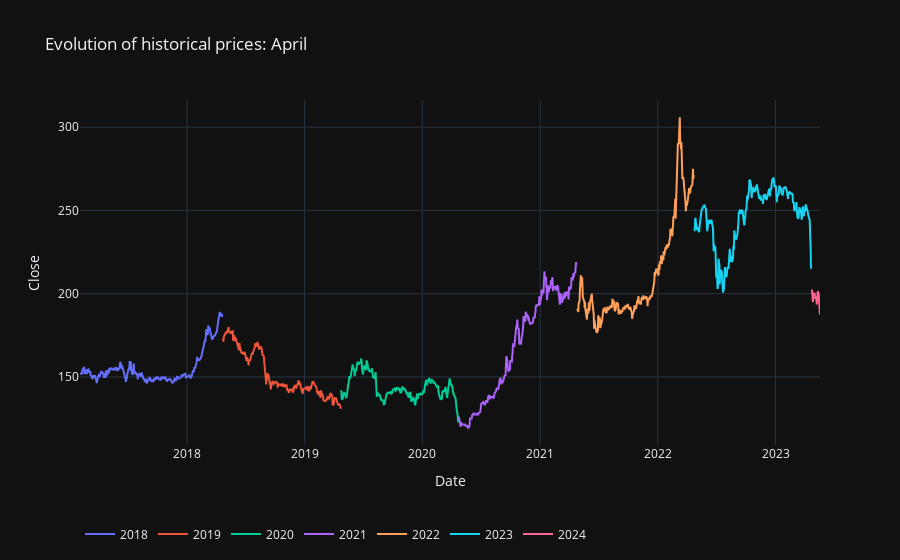
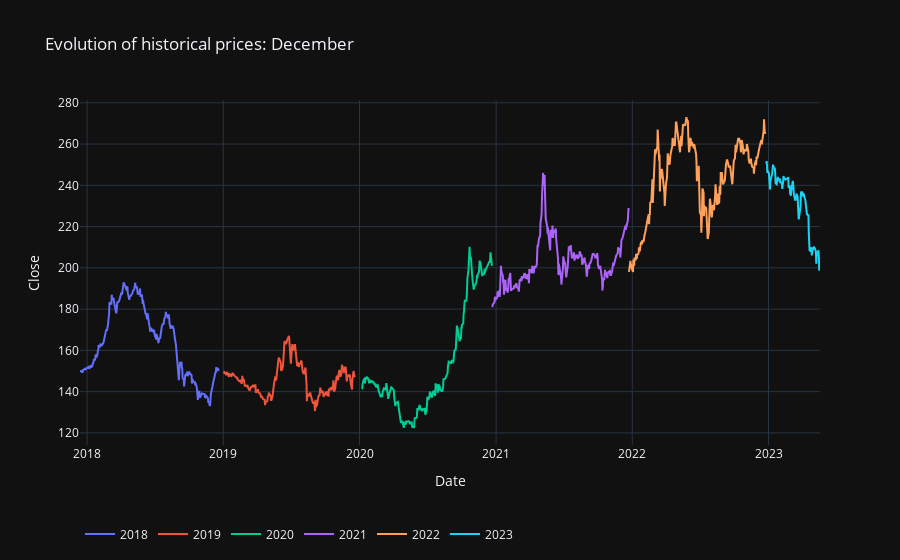

Notebook code cell kept with these figures, in order:
### Markdown cell above
We can plot the dataframes to visualize the historical prices of each contract by defining the function plot_futures_data. The function separates the contracts according to their expiration year and graphs them in a different color to be able to distinguish them. We use the Plotly library to achieve interactive graphics.

### Code cell
def plot_futures_data(df, month):
    
    # Create a list of unique expiration values
    expirations = df['expiration'].unique()

    # Create a trace for each expiration value and add it to a list
    traces = []
    for expiration in expirations:
        df_plot = df[df['expiration'] == expiration]
        trace = go.Scatter(x=df_plot['date'], y=df_plot['close'], mode='lines', name=str(expiration))
        traces.append(trace)

    # Create layout for the plot
    layout = go.Layout(
        title='Evolution of historical prices: ' + month,
        xaxis=dict(title='Date'),
        yaxis=dict(title='Close'),
        template='plotly_dark',  # Apply a dark theme
        legend=dict(orientation='h', yanchor='bottom', y=-0.3),  # Adjust legend position
    )

    # Create figure object and add line traces and layout
    fig = go.Figure(data=traces, layout=layout)

    # Display the plot
    fig.show()

plot_futures_data(df_1, 'April')
plot_futures_data(df_2, 'December')

### Figure 1 — Plotly figure (JSON) as saved in the notebook; plotly's stock layout.template omitted (floating-point values rounded to 4 significant figures; data arrays with more than 128 entries replaced by an {"elided": "..."} marker saying what was removed)
{"data": [{"mode": "lines", "name": "2018", "type": "scatter", "x": {"elided": "297 str values"}, "y": {"elided": "297 float values"}}, {"mode": "lines", "name": "2019", "type": "scatter", "x": {"elided": "244 str values"}, "y": {"elided": "244 float values"}}, {"mode": "lines", "name": "2020", "type": "scatter", "x": {"elided": "243 str values"}, "y": {"elided": "243 float values"}}, {"mode": "lines", "name": "2021", "type": "scatter", "x": {"elided": "242 str values"}, "y": {"elided": "242 float values"}}, {"mode": "lines", "name": "2022", "type": "scatter", "x": {"elided": "244 str values"}, "y": {"elided": "244 float values"}}, {"mode": "lines", "name": "2023", "type": "scatter", "x": {"elided": "244 str values"}, "y": {"elided": "244 float values"}}, {"mode": "lines", "name": "2024", "type": "scatter", "x": ["2023-04-24T00:00:00", "2023-04-25T00:00:00", "2023-04-26T00:00:00", "2023-04-27T00:00:00", "2023-04-28T00:00:00", "2023-05-02T00:00:00", "2023-05-03T00:00:00", "2023-05-04T00:00:00", "2023-05-05T00:00:00", "2023-05-08T00:00:00", "2023-05-09T00:00:00", "2023-05-10T00:00:00", "2023-05-11T00:00:00", "2023-05-12T00:00:00", "2023-05-15T00:00:00", "2023-05-16T00:00:00", "2023-05-17T00:00:00", "2023-05-18T00:00:00", "2023-05-19T00:00:00"], "y": [202.5, 200, 201.6, 195, 198.1, 200.5, 199, 197, 198, 196, 193.5, 198.5, 198.1, 201.5, 200, 196, 190, 189, 187.5]}], "layout": {"legend": {"orientation": "h", "y": -0.3, "yanchor": "bottom"}, "title": {"text": "Evolution of historical prices: April"}, "xaxis": {"title": {"text": "Date"}}, "yaxis": {"title": {"text": "Close"}}}}

### Figure 2 — Plotly figure (JSON) as saved in the notebook; plotly's stock layout.template omitted (floating-point values rounded to 4 significant figures; data arrays with more than 128 entries replaced by an {"elided": "..."} marker saying what was removed)
{"data": [{"mode": "lines", "name": "2018", "type": "scatter", "x": {"elided": "250 str values"}, "y": {"elided": "250 float values"}}, {"mode": "lines", "name": "2019", "type": "scatter", "x": {"elided": "238 str values"}, "y": {"elided": "238 float values"}}, {"mode": "lines", "name": "2020", "type": "scatter", "x": {"elided": "233 str values"}, "y": {"elided": "233 float values"}}, {"mode": "lines", "name": "2021", "type": "scatter", "x": {"elided": "244 str values"}, "y": {"elided": "244 float values"}}, {"mode": "lines", "name": "2022", "type": "scatter", "x": {"elided": "244 str values"}, "y": {"elided": "244 float values"}}, {"mode": "lines", "name": "2023", "type": "scatter", "x": ["2022-12-26T00:00:00", "2022-12-27T00:00:00", "2022-12-28T00:00:00", "2022-12-29T00:00:00", "2022-12-30T00:00:00", "2023-01-02T00:00:00", "2023-01-03T00:00:00", "2023-01-04T00:00:00", "2023-01-05T00:00:00", "2023-01-06T00:00:00", "2023-01-09T00:00:00", "2023-01-10T00:00:00", "2023-01-11T00:00:00", "2023-01-12T00:00:00", "2023-01-13T00:00:00", "2023-01-16T00:00:00", "2023-01-17T00:00:00", "2023-01-18T00:00:00", "2023-01-19T00:00:00", "2023-01-20T00:00:00", "2023-01-23T00:00:00", "2023-01-24T00:00:00", "2023-01-25T00:00:00", "2023-01-26T00:00:00", "2023-01-27T00:00:00", "2023-01-30T00:00:00", "2023-01-31T00:00:00", "2023-02-01T00:00:00", "2023-02-02T00:00:00", "2023-02-03T00:00:00", "2023-02-06T00:00:00", "2023-02-07T00:00:00", "2023-02-08T00:00:00", "2023-02-09T00:00:00", "2023-02-10T00:00:00", "2023-02-13T00:00:00", "2023-02-14T00:00:00", "2023-02-15T00:00:00", "2023-02-16T00:00:00", "2023-02-17T00:00:00", "2023-02-22T00:00:00", "2023-02-23T00:00:00", "2023-02-24T00:00:00", "2023-02-27T00:00:00", "2023-02-28T00:00:00", "2023-03-01T00:00:00", "2023-03-02T00:00:00", "2023-03-03T00:00:00", "2023-03-06T00:00:00", "2023-03-07T00:00:00", "2023-03-08T00:00:00", "2023-03-09T00:00:00", "2023-03-10T00:00:00", "2023-03-13T00:00:00", "2023-03-14T00:00:00", "2023-03-15T00:00:00", "2023-03-16T00:00:00", "2023-03-17T00:00:00", "2023-03-20T00:00:00", "2023-03-21T00:00:00", "2023-03-22T00:00:00", "2023-03-23T00:00:00", "2023-03-27T00:00:00", "2023-03-28T00:00:00", "2023-03-29T00:00:00", "2023-03-30T00:00:00", "2023-03-31T00:00:00", "2023-04-03T00:00:00", "2023-04-04T00:00:00", "2023-04-05T00:00:00", "2023-04-10T00:00:00", "2023-04-11T00:00:00", "2023-04-12T00:00:00", "2023-04-13T00:00:00", "2023-04-14T00:00:00", "2023-04-17T00:00:00", "2023-04-18T00:00:00", "2023-04-19T00:00:00", "2023-04-20T00:00:00", "2023-04-21T00:00:00", "2023-04-24T00:00:00", "2023-04-25T00:00:00", "2023-04-26T00:00:00", "2023-04-27T00:00:00", "2023-04-28T00:00:00", "2023-05-02T00:00:00", "2023-05-03T00:00:00", "2023-05-04T00:00:00", "2023-05-05T00:00:00", "2023-05-08T00:00:00", "2023-05-09T00:00:00", "2023-05-10T00:00:00", "2023-05-11T00:00:00", "2023-05-12T00:00:00", "2023-05-15T00:00:00", "2023-05-16T00:00:00", "2023-05-17T00:00:00", "2023-05-18T00:00:00", "2023-05-19T00:00:00"], "y": [250.5, 251.7, 250, 246, 246.9, 246, 242.5, 241, 238, 242, 243.5, 245, 246, 248.5, 250, 248, 248.5, 248.1, 246, 241, 240.6, 242.5, 243.2, 244.1, 242.5, 242.5, 243.3, 241.5, 241, 241.5, 241, 238.3, 240.4, 241, 244.5, 243, 243.5, 242.6, 243, 243, 243.5, 244, 238.7, 240, 236, 235.7, 235, 237.5, 240.5, 242.2, 241, 238.1, 235.6, 233, 233, 233, 233.5, 236, 234.5, 232.5, 226.7, 223.5, 229, 230, 237, 235, 237, 236, 234.5, 236, 232.5, 230, 228.8, 227, 226, 225.4, 226, 216.7, 212.5, 208.5, 208, 208.5, 210, 206, 208, 210, 210, 209, 209.8, 207.8, 202, 206.5, 206, 207, 208.5, 205, 198.6, 200, 199.5]}], "layout": {"legend": {"orientation": "h", "y": -0.3, "yanchor": "bottom"}, "title": {"text": "Evolution of historical prices: December"}, "xaxis": {"title": {"text": "Date"}}, "yaxis": {"title": {"text": "Close"}}}}
